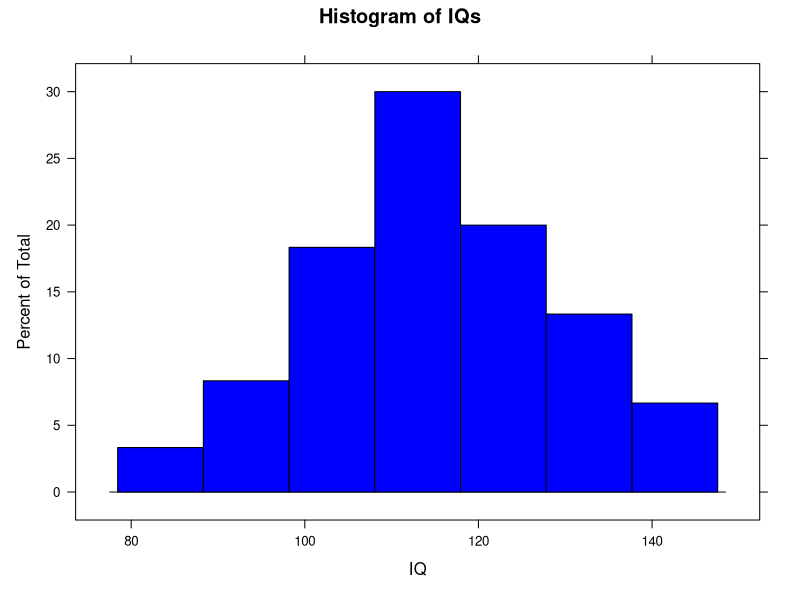
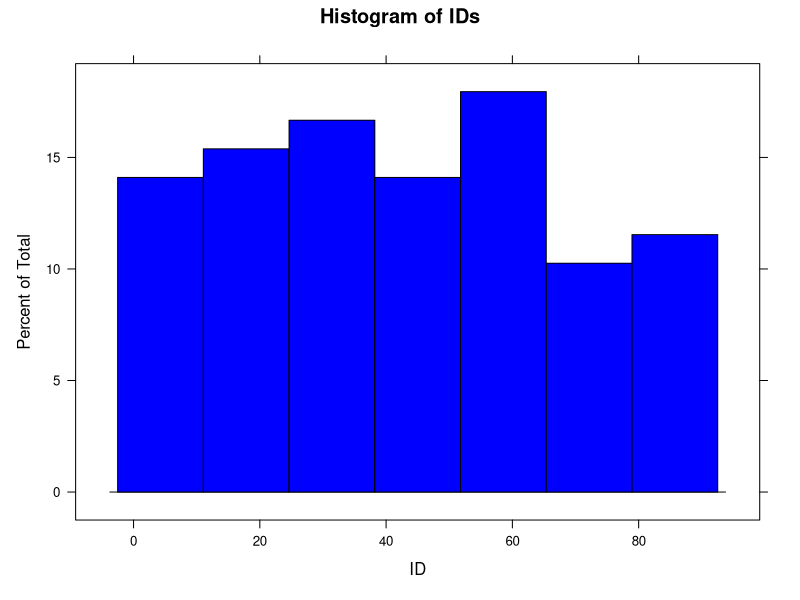
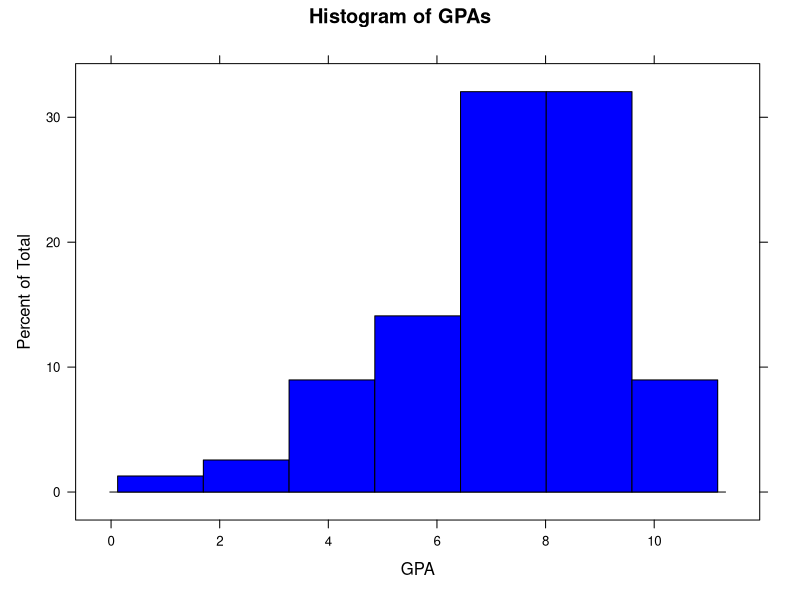
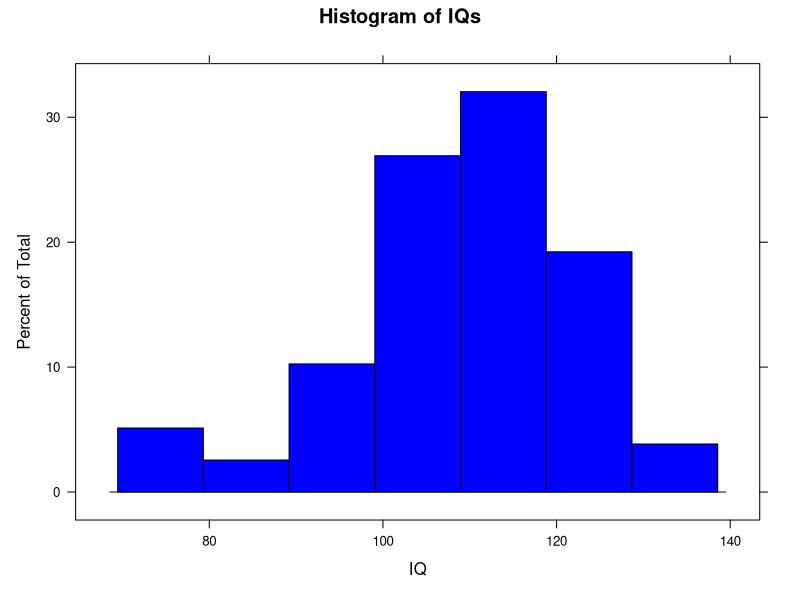
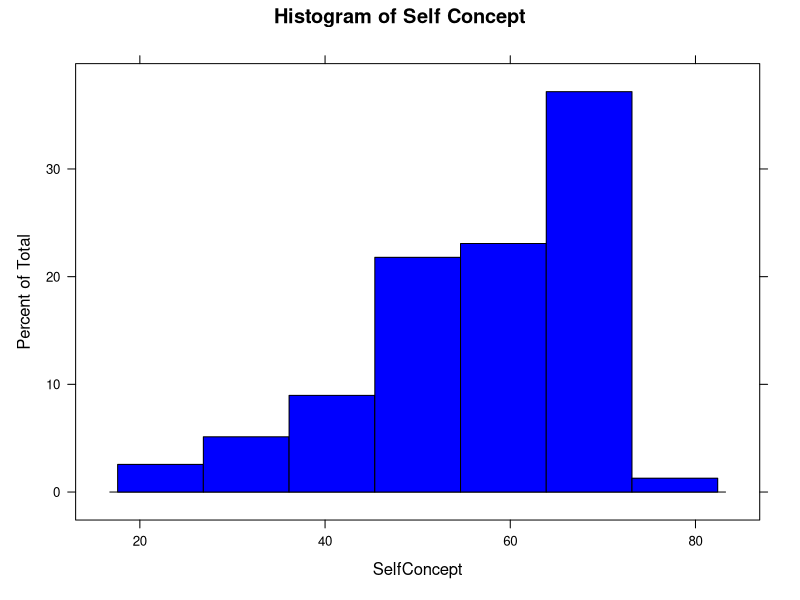

The R source for these figures, in order:
library(lattice)
iqs = read.table('eg01-14iq.txt', header=TRUE)
histogram(~IQ, iqs, main = "Histogram of IQs", col="blue")

sev = read.table('ex01-44sevengr.txt', header=TRUE)
histogram(~ID, sev, main="Histogram of IDs", col="blue")
histogram(~GPA, sev, main="Histogram of GPAs", col="blue")
histogram(~IQ, sev, main="Histogram of IQs", col="blue")
histogram(~SelfConcept, sev, main="Histogram of Self Concept", col="blue")
